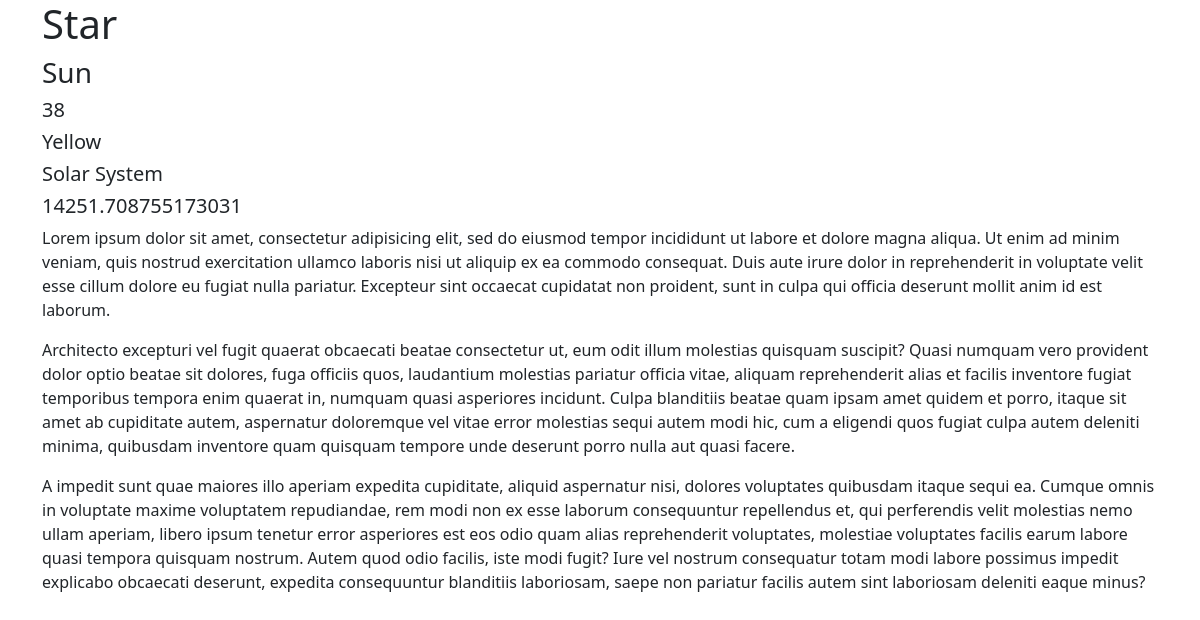
Page /star/1 on the committed database.
### StarSystem/models.py (models this page shows, shortened)
class Star(models.Model):
    name = models.CharField(max_length=100, default=None)
    diameter = models.PositiveIntegerField(default=None)
    color = models.CharField(max_length=100, default=None)
    star_system = models.ForeignKey(
        'StarSystem.StarSystem',
        on_delete=models.SET_NULL,
        null=True,
        related_name='stars'
    )
    @property
    def square(self):
        s = (pi * self.diameter) ** 2
        return s
    class Meta:
        verbose_name_plural = 'Stars'
        ordering = ['star_system']

class StarSystem(models.Model):
    name = models.CharField(max_length=100, default=None)
    position_x = models.PositiveIntegerField(default=None)
    position_y = models.PositiveIntegerField(default=None)
    galaxy = models.ForeignKey(
        'StarSystem.Galaxy',
        on_delete=models.SET_NULL,
        null=True,
        related_name='starsystems'
    )
    def __str__(self):
        return self.name
    class Meta:
        verbose_name_plural = 'StarSystems'
        ordering = ['galaxy']

### StarSystem/views.py (the view)
# urls.py: path('star/<int:pk>', StarDetailView.as_view(), name='star-detail'),
class StarDetailView(DetailView):
    template_name = 'star.html'
    model = Star
    def get_context_data(self, **kwargs):
        context = super().get_context_data(**kwargs)
        return context

### StarSystem/templates/star.html
{% extends "base.html" %}
{% block content %}
    <h1>Star</h1>
    <h3>{{star.name}}</h3>
    <p class="h5">{{star.diameter}}</p>
    <p class="h5">{{star.color}}</p>
    <p class="h5">{{star.star_system}}</p>
    <p class="h5">{{ star.square }}</p>
    <div class="row">
        <div class="col-12">
        {% lorem 3 p %}
        </div>
    </div>
{% endblock content%}

### rows in the picture
Star: name "Sun", diameter "38", color "Yellow", star_system "Solar System", square "14251.708755173031"
